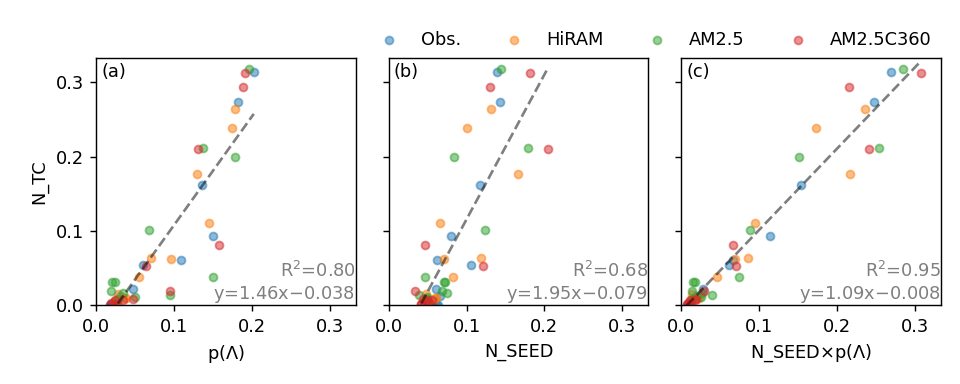

Generate this figure with Python:
#!/usr/bin/env python
# Wenchang Yang (wenchang@princeton.edu)
# Thu Jun  4 11:50:59 EDT 2020
if __name__ == '__main__':
    from misc.timer import Timer
    tt = Timer(f'start {__file__}')
import sys, os.path, os, glob
import xarray as xr, numpy as np, pandas as pd
import matplotlib.pyplot as plt
#more imports
import xaddon
from wyshared import scatterplot
#
if __name__ == '__main__':
    tt.check('end import')
#
#start from here
basin = 'NA'
years = slice('1980', '2018')
dfile = __file__.replace('.py', f'.{basin}.nc')
if os.path.exists(dfile):
    ds = xr.open_dataset(dfile)
    print('[loaded]:', dfile)
else:
    from ERA5.fig_scatter_ntc_vs_all_rainy_5N import get_scatter_data as get_scatter_data_era5
    from IBTrACS.data_ntc_cycle import get_cycle as cycle_ntc
    from amipHadISST.fig_scatter_ntc_vs_all_rainy_5N import get_scatter_data as get_scatter_data_hiram
    from AM2p5.fig_scatter_ntc_vs_all_rainy_5N import get_scatter_data as get_scatter_data_floram
    from AM2p5C360.fig_scatter_ntc_vs_all_rainy2xvort_5N import get_scatter_data as get_scatter_data_floramplus
    ds_obs = get_scatter_data_era5(basin=basin, years=years)
    ds_obs['ntc_era5'] = ds_obs['ntc']
    ds_obs['ntc'] = cycle_ntc(basin=basin, years=years)['mclim']
    ds_hiram = get_scatter_data_hiram(basin=basin, years=years)
    ds_floram = get_scatter_data_floram(basin=basin, years=years)
    ds_floramplus = get_scatter_data_floramplus(basin=basin, years=years)
    # normalize by annual total value
    func_norm = lambda x: x/x.sum('month')
    ds_obs = ds_obs.pipe(func_norm)
    ds_hiram = ds_hiram.pipe(func_norm)
    ds_floram = ds_floram.pipe(func_norm)
    ds_floramplus = ds_floramplus.pipe(func_norm)
    # concatenate data
    ds = xr.concat([ds_obs.drop('ntc_era5'), ds_hiram, ds_floram, ds_floramplus], dim=pd.Index(['Obs.', 'HiRAM', 'AM2.5', 'AM2.5C360'], name='model'))
    ds.to_netcdf(dfile)
    print('[saved]:', dfile)
models = ds.model.values
ds = ds.stack(s=['model', 'month'])
    
 
if __name__ == '__main__':
    from wyconfig import * #my plot settings
    plt.rcParams['figure.constrained_layout.use'] = False
    plt.close()
    #fig, axes = plt.subplots(4, 3, sharey=True, sharex='col', figsize=(7.5,6.5))
    fig, axes = plt.subplots(1, 3, sharey=True, sharex=True, figsize=(7.5,3))
    suptitle = None #'Obs. (IBTrACS TC)'
    #figname = __file__.replace('.py', f'_{tt.today()}.png')

    ax = axes[0]
    #scatterplot(ax=ax, xlabel='ERA5 p($\Lambda$)', ylabel='IBTrACS N_TC', x='p', y='ntc', data=ds)
    #scatterplot(ax=ax, xlabel=None, ylabel='N_TC', x='p', y='ntc', data=ds, title='Obs.', tag='(a)')
    scatterplot(ax=ax, xlabel='p($\Lambda$)', ylabel='N_TC', x='p', y='ntc', data=ds, title=None, tag='(a)', label=None, color='.99')
    for model in models:
        scatterplot(ax=ax, x='p', y='ntc', data=ds.sel(model=model), rg_on=False, label=model)

    ax = axes[1]
    #scatterplot(ax=ax, xlabel='N_SEED', x='nseed', y='ntc', data=ds)
    scatterplot(ax=ax, xlabel='N_SEED', x='nseed', y='ntc', data=ds, tag='(b)', color='.99', label=None)
    for model in models:
        scatterplot(ax=ax, x='nseed', y='ntc', data=ds.sel(model=model), rg_on=False, label=model)

    ax = axes[2]
    #scatterplot(ax=ax, xlabel='N_SEED$\\times$p($\Lambda$)', x='nseedxp', y='ntc', data=ds)
    scatterplot(ax=ax, xlabel='N_SEED$\\times$p($\Lambda$)', x='nseedxp', y='ntc', data=ds, tag='(c)', color='.99', label=None)
    for model in models:
        scatterplot(ax=ax, x='nseedxp', y='ntc', data=ds.sel(model=model), rg_on=False, label=model)
    key = 'ntc'
    ymax = ds[key].max().item()
    f = 1.05 #scale factor
    ax.set_ylim(0, ymax*f)
    ax.set_xlim(0, ymax*f)

    plt.tight_layout(rect=[0,0,1,0.9])
    axes[2].legend(bbox_to_anchor=(1, 1), loc='lower right', frameon=False, ncol=4, borderpad=0)

    if suptitle is not None:
        fig.suptitle(suptitle)

    if len(sys.argv)>1 and sys.argv[1]=='savefig':
        figname = __file__.replace('.py', '.png')
        wysavefig(figname)

    tt.check(f'**Done**')
    plt.show()
    plt.rcParams['figure.constrained_layout.use'] = True
    
